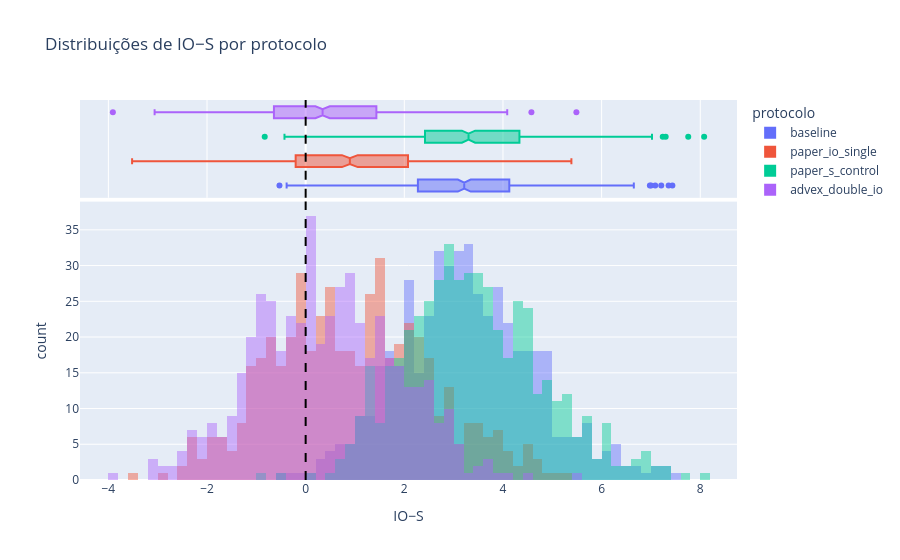
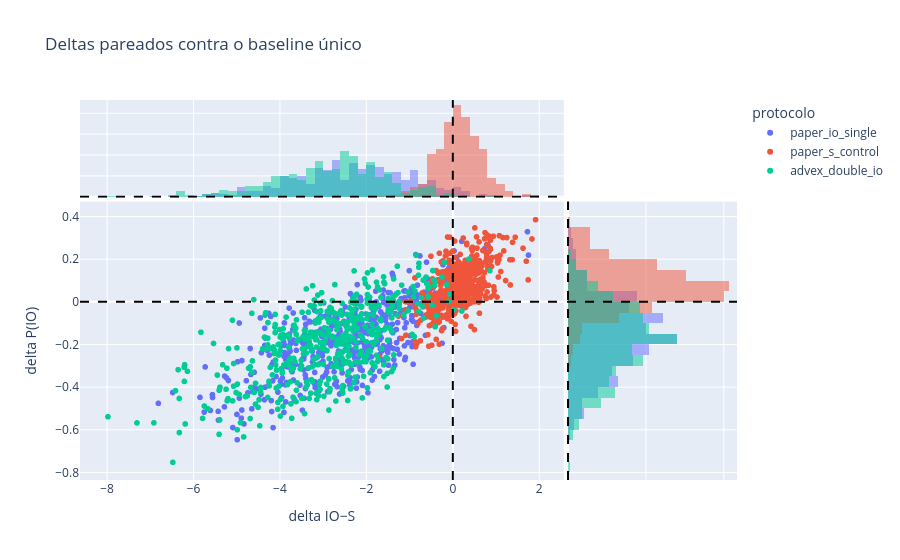

The code cell stored with these charts, in order, in its notebook:
### Code cell
distribution = pd.DataFrame(
    {
        "baseline": baseline_ld.numpy(),
        **{
            name: values["logit_difference"].numpy()
            for name, values in arm_values.items()
        },
    }
).melt(var_name="protocolo", value_name="IO−S")
fig_distribution = px.histogram(
    distribution,
    x="IO−S",
    color="protocolo",
    barmode="overlay",
    opacity=0.45,
    marginal="box",
    title="Distribuições de IO−S por protocolo",
)
fig_distribution.add_vline(x=0, line_dash="dash", line_color="black")
fig_distribution.show()

delta_rows = []
for name, values in arm_values.items():
    for delta_ld, delta_probability in zip(
        values["logit_difference"] - baseline_ld,
        values["io_probability"] - baseline_io_probability,
    ):
        delta_rows.append(
            {
                "protocolo": name,
                "delta IO−S": float(delta_ld),
                "delta P(IO)": float(delta_probability),
            }
        )
fig_delta = px.scatter(
    pd.DataFrame(delta_rows),
    x="delta IO−S",
    y="delta P(IO)",
    color="protocolo",
    marginal_x="histogram",
    marginal_y="histogram",
    title="Deltas pareados contra o baseline único",
)
fig_delta.add_vline(x=0, line_dash="dash", line_color="black")
fig_delta.add_hline(y=0, line_dash="dash", line_color="black")
fig_delta.show()

### Figure 1 — Plotly figure (JSON) as saved in the notebook; plotly's stock layout.template omitted (floating-point values rounded to 4 significant figures; data arrays with more than 128 entries replaced by an {"elided": "..."} marker saying what was removed)
{"data": [{"bingroup": "x", "hovertemplate": "protocolo=baseline<br>IO−S=%{x}<br>count=%{y}<extra></extra>", "legendgroup": "baseline", "marker": {"color": "#636efa", "opacity": 0.45, "pattern": {"shape": ""}}, "name": "baseline", "orientation": "v", "showlegend": true, "type": "histogram", "x": {"elided": "500 float values"}, "xaxis": "x", "yaxis": "y"}, {"hovertemplate": "protocolo=baseline<br>IO−S=%{x}<extra></extra>", "legendgroup": "baseline", "marker": {"color": "#636efa"}, "name": "baseline", "notched": true, "showlegend": false, "type": "box", "x": {"elided": "500 float values"}, "xaxis": "x2", "yaxis": "y2"}, {"bingroup": "x", "hovertemplate": "protocolo=paper_io_single<br>IO−S=%{x}<br>count=%{y}<extra></extra>", "legendgroup": "paper_io_single", "marker": {"color": "#EF553B", "opacity": 0.45, "pattern": {"shape": ""}}, "name": "paper_io_single", "orientation": "v", "showlegend": true, "type": "histogram", "x": {"elided": "500 float values"}, "xaxis": "x", "yaxis": "y"}, {"hovertemplate": "protocolo=paper_io_single<br>IO−S=%{x}<extra></extra>", "legendgroup": "paper_io_single", "marker": {"color": "#EF553B"}, "name": "paper_io_single", "notched": true, "showlegend": false, "type": "box", "x": {"elided": "500 float values"}, "xaxis": "x2", "yaxis": "y2"}, {"bingroup": "x", "hovertemplate": "protocolo=paper_s_control<br>IO−S=%{x}<br>count=%{y}<extra></extra>", "legendgroup": "paper_s_control", "marker": {"color": "#00cc96", "opacity": 0.45, "pattern": {"shape": ""}}, "name": "paper_s_control", "orientation": "v", "showlegend": true, "type": "histogram", "x": {"elided": "500 float values"}, "xaxis": "x", "yaxis": "y"}, {"hovertemplate": "protocolo=paper_s_control<br>IO−S=%{x}<extra></extra>", "legendgroup": "paper_s_control", "marker": {"color": "#00cc96"}, "name": "paper_s_control", "notched": true, "showlegend": false, "type": "box", "x": {"elided": "500 float values"}, "xaxis": "x2", "yaxis": "y2"}, {"bingroup": "x", "hovertemplate": "protocolo=advex_double_io<br>IO−S=%{x}<br>count=%{y}<extra></extra>", "legendgroup": "advex_double_io", "marker": {"color": "#ab63fa", "opacity": 0.45, "pattern": {"shape": ""}}, "name": "advex_double_io", "orientation": "v", "showlegend": true, "type": "histogram", "x": {"elided": "500 float values"}, "xaxis": "x", "yaxis": "y"}, {"hovertemplate": "protocolo=advex_double_io<br>IO−S=%{x}<extra></extra>", "legendgroup": "advex_double_io", "marker": {"color": "#ab63fa"}, "name": "advex_double_io", "notched": true, "showlegend": false, "type": "box", "x": {"elided": "500 float values"}, "xaxis": "x2", "yaxis": "y2"}], "layout": {"barmode": "overlay", "legend": {"title": {"text": "protocolo"}, "tracegroupgap": 0}, "shapes": [{"line": {"color": "black", "dash": "dash"}, "type": "line", "x0": 0, "x1": 0, "xref": "x", "y0": 0, "y1": 1, "yref": "y domain"}, {"line": {"color": "black", "dash": "dash"}, "type": "line", "x0": 0, "x1": 0, "xref": "x2", "y0": 0, "y1": 1, "yref": "y2 domain"}], "title": {"text": "Distribuições de IO−S por protocolo"}, "xaxis": {"anchor": "y", "domain": [0.0, 1.0], "title": {"text": "IO−S"}}, "xaxis2": {"anchor": "y2", "domain": [0.0, 1.0], "matches": "x", "showgrid": true, "showticklabels": false}, "yaxis": {"anchor": "x", "domain": [0.0, 0.7326], "title": {"text": "count"}}, "yaxis2": {"anchor": "x2", "domain": [0.7426, 1.0], "matches": "y2", "showgrid": false, "showline": false, "showticklabels": false, "ticks": ""}}}

### Figure 2 — Plotly figure (JSON) as saved in the notebook; plotly's stock layout.template omitted (floating-point values rounded to 4 significant figures; data arrays with more than 128 entries replaced by an {"elided": "..."} marker saying what was removed)
{"data": [{"hovertemplate": "protocolo=paper_io_single<br>delta IO−S=%{x}<br>delta P(IO)=%{y}<extra></extra>", "legendgroup": "paper_io_single", "marker": {"color": "#636efa", "symbol": "circle"}, "mode": "markers", "name": "paper_io_single", "showlegend": true, "type": "scattergl", "x": {"elided": "500 float values"}, "xaxis": "x", "y": {"elided": "500 float values"}, "yaxis": "y"}, {"bingroup": "x", "hovertemplate": "protocolo=paper_io_single<br>delta IO−S=%{x}<br>count=%{y}<extra></extra>", "legendgroup": "paper_io_single", "marker": {"color": "#636efa"}, "name": "paper_io_single", "opacity": 0.5, "showlegend": false, "type": "histogram", "x": {"elided": "500 float values"}, "xaxis": "x3", "yaxis": "y3"}, {"bingroup": "y", "hovertemplate": "protocolo=paper_io_single<br>delta P(IO)=%{y}<br>count=%{x}<extra></extra>", "legendgroup": "paper_io_single", "marker": {"color": "#636efa"}, "name": "paper_io_single", "opacity": 0.5, "showlegend": false, "type": "histogram", "xaxis": "x2", "y": {"elided": "500 float values"}, "yaxis": "y2"}, {"hovertemplate": "protocolo=paper_s_control<br>delta IO−S=%{x}<br>delta P(IO)=%{y}<extra></extra>", "legendgroup": "paper_s_control", "marker": {"color": "#EF553B", "symbol": "circle"}, "mode": "markers", "name": "paper_s_control", "showlegend": true, "type": "scattergl", "x": {"elided": "500 float values"}, "xaxis": "x", "y": {"elided": "500 float values"}, "yaxis": "y"}, {"bingroup": "x", "hovertemplate": "protocolo=paper_s_control<br>delta IO−S=%{x}<br>count=%{y}<extra></extra>", "legendgroup": "paper_s_control", "marker": {"color": "#EF553B"}, "name": "paper_s_control", "opacity": 0.5, "showlegend": false, "type": "histogram", "x": {"elided": "500 float values"}, "xaxis": "x3", "yaxis": "y3"}, {"bingroup": "y", "hovertemplate": "protocolo=paper_s_control<br>delta P(IO)=%{y}<br>count=%{x}<extra></extra>", "legendgroup": "paper_s_control", "marker": {"color": "#EF553B"}, "name": "paper_s_control", "opacity": 0.5, "showlegend": false, "type": "histogram", "xaxis": "x2", "y": {"elided": "500 float values"}, "yaxis": "y2"}, {"hovertemplate": "protocolo=advex_double_io<br>delta IO−S=%{x}<br>delta P(IO)=%{y}<extra></extra>", "legendgroup": "advex_double_io", "marker": {"color": "#00cc96", "symbol": "circle"}, "mode": "markers", "name": "advex_double_io", "showlegend": true, "type": "scattergl", "x": {"elided": "500 float values"}, "xaxis": "x", "y": {"elided": "500 float values"}, "yaxis": "y"}, {"bingroup": "x", "hovertemplate": "protocolo=advex_double_io<br>delta IO−S=%{x}<br>count=%{y}<extra></extra>", "legendgroup": "advex_double_io", "marker": {"color": "#00cc96"}, "name": "advex_double_io", "opacity": 0.5, "showlegend": false, "type": "histogram", "x": {"elided": "500 float values"}, "xaxis": "x3", "yaxis": "y3"}, {"bingroup": "y", "hovertemplate": "protocolo=advex_double_io<br>delta P(IO)=%{y}<br>count=%{x}<extra></extra>", "legendgroup": "advex_double_io", "marker": {"color": "#00cc96"}, "name": "advex_double_io", "opacity": 0.5, "showlegend": false, "type": "histogram", "xaxis": "x2", "y": {"elided": "500 float values"}, "yaxis": "y2"}], "layout": {"barmode": "overlay", "legend": {"title": {"text": "protocolo"}, "tracegroupgap": 0}, "shapes": [{"line": {"color": "black", "dash": "dash"}, "type": "line", "x0": 0, "x1": 0, "xref": "x", "y0": 0, "y1": 1, "yref": "y domain"}, {"line": {"color": "black", "dash": "dash"}, "type": "line", "x0": 0, "x1": 0, "xref": "x2", "y0": 0, "y1": 1, "yref": "y2 domain"}, {"line": {"color": "black", "dash": "dash"}, "type": "line", "x0": 0, "x1": 0, "xref": "x3", "y0": 0, "y1": 1, "yref": "y3 domain"}, {"line": {"color": "black", "dash": "dash"}, "type": "line", "x0": 0, "x1": 1, "xref": "x domain", "y0": 0, "y1": 0, "yref": "y"}, {"line": {"color": "black", "dash": "dash"}, "type": "line", "x0": 0, "x1": 1, "xref": "x2 domain", "y0": 0, "y1": 0, "yref": "y2"}, {"line": {"color": "black", "dash": "dash"}, "type": "line", "x0": 0, "x1": 1, "xref": "x3 domain", "y0": 0, "y1": 0, "yref": "y3"}], "title": {"text": "Deltas pareados contra o baseline único"}, "xaxis": {"anchor": "y", "domain": [0.0, 0.7363], "title": {"text": "delta IO−S"}}, "xaxis2": {"anchor": "y2", "domain": [0.7413, 1.0], "matches": "x2", "showgrid": true, "showline": false, "showticklabels": false, "ticks": ""}, "xaxis3": {"anchor": "y3", "domain": [0.0, 0.7363], "matches": "x", "showgrid": true, "showticklabels": false}, "xaxis4": {"anchor": "y4", "domain": [0.7413, 1.0], "matches": "x2", "showgrid": true, "showline": false, "showticklabels": false, "ticks": ""}, "yaxis": {"anchor": "x", "domain": [0.0, 0.7326], "title": {"text": "delta P(IO)"}}, "yaxis2": {"anchor": "x2", "domain": [0.0, 0.7326], "matches": "y", "showgrid": true, "showticklabels": false}, "yaxis3": {"anchor": "x3", "domain": [0.7426, 1.0], "matches": "y3", "showgrid": true, "showline": false, "showticklabels": false, "ticks": ""}, "yaxis4": {"anchor": "x4", "domain": [0.7426, 1.0], "matches": "y3", "showgrid": true, "showline": false, "showticklabels": false, "ticks": ""}}}
